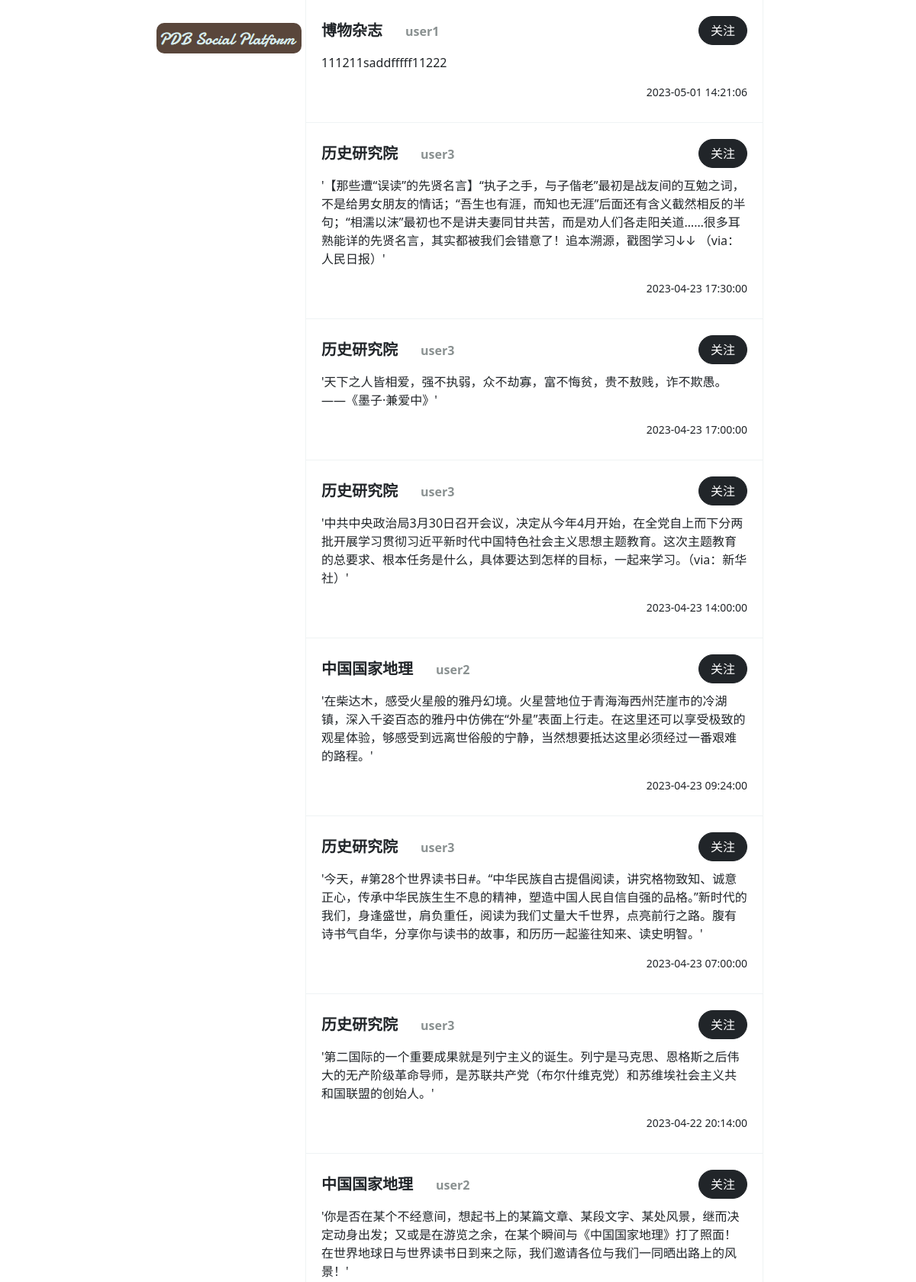
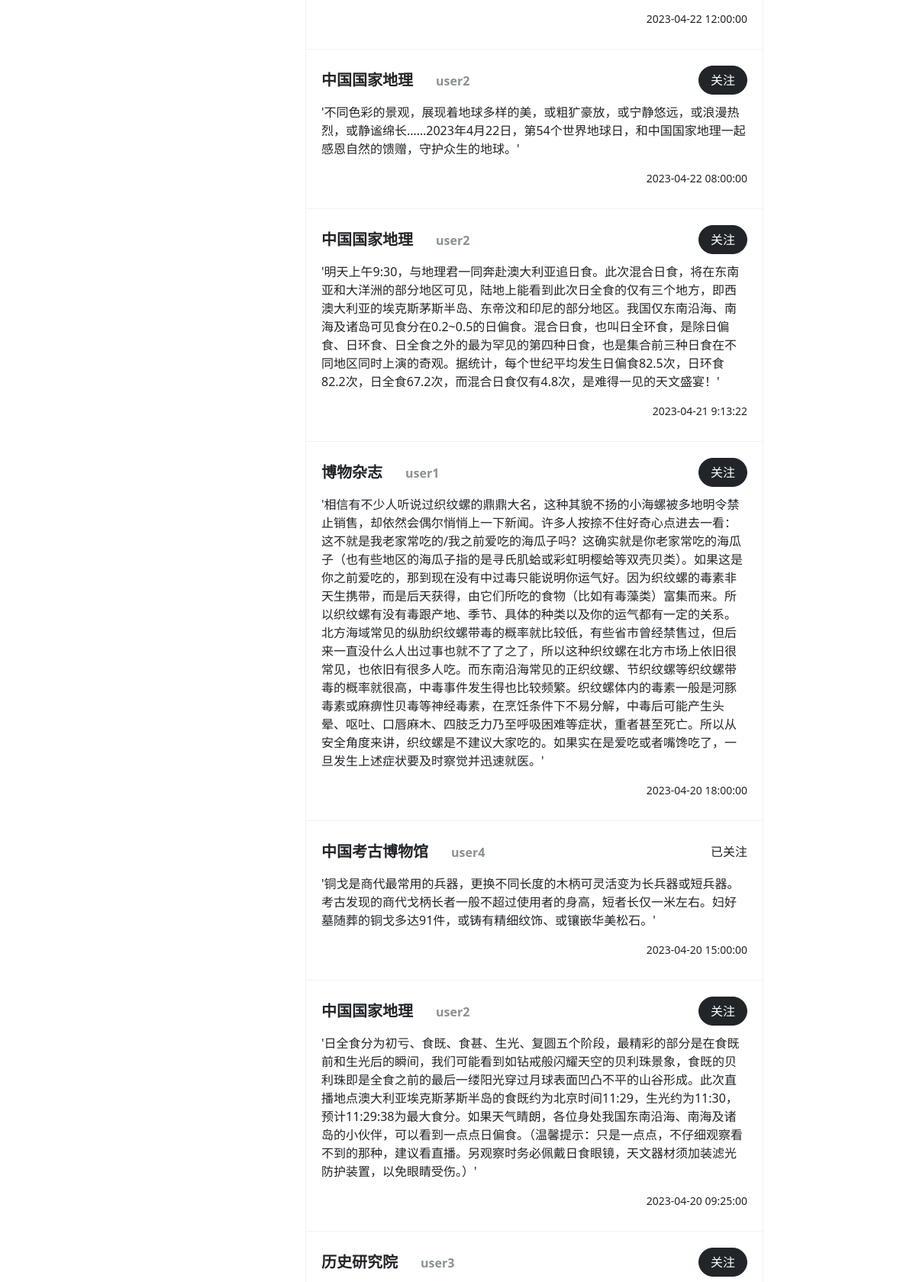
Page / (signed in, upper part) on the committed database (2 pictures, top to bottom).
### main/views.py (the view)
# urls.py: path("", index, name="index"),
def index(request):
    userid = request.session.get('userid')
    if not userid:
        return redirect(reverse('login'))
    conn = sqlite3.connect('db.sqlite3')
    cursor = conn.execute('''
    SELECT u.name, p.content, p.datetime, f.id, u.id = ?, u.id, u.account
    FROM post p
    JOIN user u ON p.userid = u.id
    LEFT JOIN focus f ON f.userid = ? AND f.focusid = u.id
    ORDER BY p.datetime DESC LIMIT 100;''', (userid, userid,))
    rows = cursor.fetchall()
    cursor.close()
    conn.close()
    return render(request, "index.html", {"data_list": rows})

### main/templatetags/post_item.py (called while the page is built)
@register.inclusion_tag('post_item.html')
def post_item(item):
    return {'item': item}

### main/templates/Index.html (shortened to what this page needs)
{% extends "base.html" %}
{% load post_item %}
{% block content %}
    {% for item in data_list %}
        {% post_item item %}
    {% endfor %}
{% endblock %}

### main/templates/post_item.html
<div class="post-item">
    <div>
        <div class="post-item-title">
            <div style="font-size: 20px; font-weight: 700;">{{ item.0 }}<span class="user_account">{{item.6}}</span></div>
            {% if item.3 > 0 or item.4 > 0%}
                <div>已关注</div>
            {% else %}
                <button type="button" class="btn btn-dark" style="border-radius: 30px; width: 64px" userid="{{ item.5 }}" onclick="focusUser('{{ item.5 }}')">关注</button>
            {% endif %}
        </div>
        <p>{{ item.1 }}</p>
        <div style="height:30px">
            <div style="float: right; font-size: 14px;">{{ item.2 }}</div>
        </div>
    </div>
</div>

### main/templates/base.html (style rules this page uses)
.post-item { border-bottom: 1px rgb(239, 243, 244) solid; padding: 20px; }
.post-item-title { height:40px; display: flex; justify-content: space-between; align-items: center; margin-bottom: 10px; }
.user_account { margin-left: 30px; font-size: 16px; color: #8a9191; }

### rows in the picture
user: name "博物杂志", account "user1", item "111211saddfffff11222", item "2023-05-01 14:21:06", item "'相信有不少人听说过织纹螺的鼎鼎大名，这种其貌不扬的小海螺被多地明令禁止销售，却依然会偶尔悄悄上一下新闻。许多人按捺不住好奇心点进去一看：这不就是我老家常吃的/我之前爱吃的海瓜子吗？这确实就是你老家常吃的海瓜子（也有些地区的海瓜子指的是寻氏肌蛤或彩虹明樱蛤等双壳贝类）。如果这是你之前爱吃的，那到现在没有中过毒只能说明你运气好。因为织纹螺的毒素非天生携带，而是后天获得，由它们所吃的食物（比如有毒藻类）富集而来。所以织纹螺有没有毒跟产地、季节、具体的种类以及你的运气都有一定的关系。北方海域常见的纵肋织纹螺带毒的概率就比较低，有些省市曾经禁售过，但后来一直没什么人出过事也就不了了之了，所以这种织纹螺在北方市场上依旧很常见，也依旧有很多人吃。而东南沿海常见的正织纹螺、节织纹螺等织纹螺带毒的概率就很高，中毒事件发生得也比较频繁。织纹螺体内的毒素一般是河豚毒素或麻痹性贝毒等神经毒素，在烹饪条件下不易分解，中毒后可能产生头晕、呕吐、口唇麻木、四肢乏力乃至呼吸困难等症状，重者甚至死亡。所以从安全角度来讲，织纹螺是不建议大家吃的。如果实在是爱吃或者嘴馋吃了，一旦发生上述症状要及时察觉并迅速就医。'", item "2023-04-20 18:00:00"
user: name "历史研究院", account "user3", item "'【那些遭“误读”的先贤名言】“执子之手，与子偕老”最初是战友间的互勉之词，不是给男女朋友的情话；“吾生也有涯，而知也无涯”后面还有含义截然相反的半句；“相濡以沫”最初也不是讲夫妻同甘共苦，而是劝人们各走阳关道……很多耳熟能详的先贤名言，其实都被我们会错意了！追本溯源，戳图学习↓↓ （via：人民日报）'", item "2023-04-23 17:30:00", item "'天下之人皆相爱，强不执弱，众不劫寡，富不悔贫，贵不敖贱，诈不欺愚。 ——《墨子·兼爱中》'", item "2023-04-23 17:00:00", item "'中共中央政治局3月30日召开会议，决定从今年4月开始，在全党自上而下分两批开展学习贯彻习近平新时代中国特色社会主义思想主题教育。这次主题教育的总要求、根本任务是什么，具体要达到怎样的目标，一起来学习。（via：新华社）'", item "2023-04-23 14:00:00", item "'今天，#第28个世界读书日#。“中华民族自古提倡阅读，讲究格物致知、诚意正心，传承中华民族生生不息的精神，塑造中国人民自信自强的品格。”新时代的我们，身逢盛世，肩负重任，阅读为我们丈量大千世界，点亮前行之路。腹有诗书气自华，分享你与读书的故事，和历历一起鉴往知来、读史明智。'", item "2023-04-23 07:00:00", item "'第二国际的一个重要成果就是列宁主义的诞生。列宁是马克思、恩格斯之后伟大的无产阶级革命导师，是苏联共产党（布尔什维克党）和苏维埃社会主义共和国联盟的创始人。'", item "2023-04-22 20:14:00"
user: name "中国国家地理", account "user2", item "'在柴达木，感受火星般的雅丹幻境。火星营地位于青海海西州茫崖市的冷湖镇，深入千姿百态的雅丹中仿佛在“外星”表面上行走。在这里还可以享受极致的观星体验，够感受到远离世俗般的宁静，当然想要抵达这里必须经过一番艰难的路程。'", item "2023-04-23 09:24:00", item "'你是否在某个不经意间，想起书上的某篇文章、某段文字、某处风景，继而决定动身出发；又或是在游览之余，在某个瞬间与《中国国家地理》打了照面！在世界地球日与世界读书日到来之际，我们邀请各位与我们一同晒出路上的风景！'", item "2023-04-22 12:00:00", item "'不同色彩的景观，展现着地球多样的美，或粗犷豪放，或宁静悠远，或浪漫热烈，或静谧绵长……2023年4月22日，第54个世界地球日，和中国国家地理一起感恩自然的馈赠，守护众生的地球。'", item "2023-04-22 08:00:00", item "'明天上午9:30，与地理君一同奔赴澳大利亚追日食。此次混合日食，将在东南亚和大洋洲的部分地区可见，陆地上能看到此次日全食的仅有三个地方，即西澳大利亚的埃克斯茅斯半岛、东帝汶和印尼的部分地区。我国仅东南沿海、南海及诸岛可见食分在0.2~0.5的日偏食。混合日食，也叫日全环食，是除日偏食、日环食、日全食之外的最为罕见的第四种日食，也是集合前三种日食在不同地区同时上演的奇观。据统计，每个世纪平均发生日偏食82.5次，日环食82.2次，日全食67.2次，而混合日食仅有4.8次，是难得一见的天文盛宴！'", item "2023-04-21 9:13:22", item "'日全食分为初亏、食既、食甚、生光、复圆五个阶段，最精彩的部分是在食既前和生光后的瞬间，我们可能看到如钻戒般闪耀天空的贝利珠景象，食既的贝利珠即是全食之前的最后一缕阳光穿过月球表面凹凸不平的山谷形成。此次直播地点澳大利亚埃克斯茅斯半岛的食既约为北京时间11:29，生光约为11:30，预计11:29:38为最大食分。如果天气睛朗，各位身处我国东南沿海、南海及诸岛的小伙伴，可以看到一点点日偏食。（温馨提示：只是一点点，不仔细观察看不到的那种，建议看直播。另观察时务必佩戴日食眼镜，天文器材须加装滤光防护装置，以免眼睛受伤。）'", item "2023-04-20 09:25:00"
user: name "中国考古博物馆", account "user4", shows "已关注", item "'铜戈是商代最常用的兵器，更换不同长度的木柄可灵活变为长兵器或短兵器。考古发现的商代戈柄长者一般不超过使用者的身高，短者长仅一米左右。妇好墓随葬的铜戈多达91件，或铸有精细纹饰、或镶嵌华美松石。'", item "2023-04-20 15:00:00"
